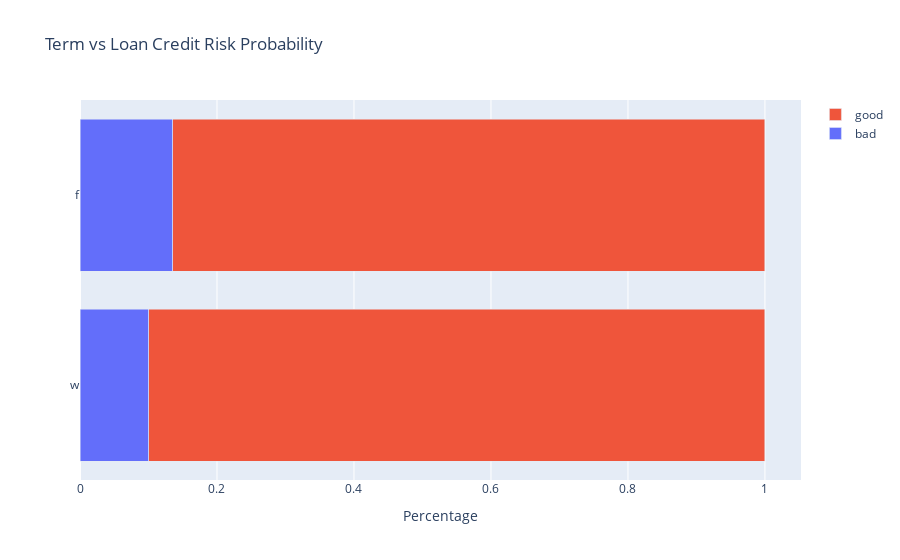

Write notebook code for a chart like this one.
### Markdown cell above
### Initial List Status

### Code cell
initial_status = pd.crosstab(df_viz['initial_list_status'],
                   df_viz['target'],
                   normalize='index',
                   colnames=[None]).reset_index().sort_values('bad')

fig = go.Figure()
fig.add_trace(go.Bar(
    y=initial_status['initial_list_status'],
    x=initial_status['bad'],
    name='bad',
    orientation='h',
))
fig.add_trace(go.Bar(
    y=initial_status['initial_list_status'],
    x=initial_status['good'],
    name='good',
    orientation='h',
))
fig.update_layout(barmode='stack',
                  xaxis_title='Percentage',
                  title='Term vs Loan Credit Risk Probability')


fig.show()

### Figure 1 — Plotly figure (JSON) as saved in the notebook; plotly's stock layout.template omitted (floating-point values rounded to 4 significant figures)
{"data": [{"name": "bad", "orientation": "h", "type": "bar", "x": [0.1002, 0.1352], "y": ["w", "f"]}, {"name": "good", "orientation": "h", "type": "bar", "x": [0.8998, 0.8648], "y": ["w", "f"]}], "layout": {"autosize": true, "barmode": "stack", "title": {"text": "Term vs Loan Credit Risk Probability"}, "xaxis": {"autorange": true, "range": [0, 1.053], "title": {"text": "Percentage"}, "type": "linear"}, "yaxis": {"autorange": true, "range": [-0.5, 1.5], "type": "category"}}}
